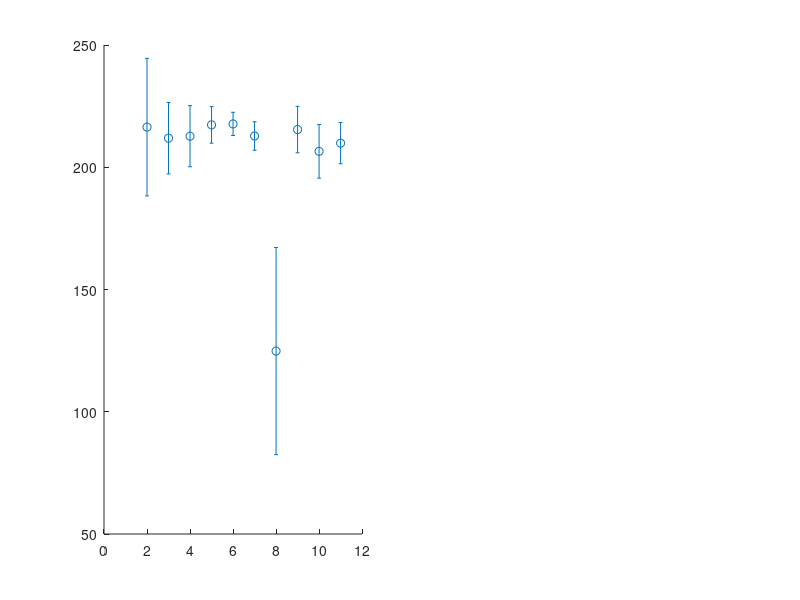

MATLAB code to generate this figure: (Note: this script raises an error after producing the figure.)
clear variables
clc


%% 5% salt leaching
iterations = 1:11;
predicted_t_cross = [216.4 211.9 212.70 217.33 217.73 212.79 124.82 215.41 206.51 209.86];
stdv = [28.12 14.60 12.50 7.48 4.75 5.83 42.36 9.50 10.96 8.42];
real_t_cross = [221.70 200.68 207.46 219.00 215.25 213.12 216.10 215.53 215.48 195.26 218.94];

EI = [8.76 2.18 1.73 1.29 0.54 0.16 0.15 1.44 0.42 0.30];

% Custom color list (RGB triplets)
color_list = [
    0.0 1.0 1.0      % cyan
    1.0 0.0 1.0      % magenta
    0.0 1.0 0.0      % lime
    1.0 0.65 0.0     % orange
    0.0 0.0 1.0      % blue
    0.65 0.16 0.16   % brown
    0.75 0.75 0.75   % silver
    1.0 0.84 0.0     % gold
    0.0 0.5 0.0      % green
    0.82 0.41 0.12   % chocolate
    0.85 0.44 0.84   % orchid
];


fig = figure(1);
figname = 'GP_predicted_vs_simulated'; 
subplot(1,2,1)


% Errorbar (uniform color)
errorbar(iterations(2:end), predicted_t_cross, stdv, ...
    'o', 'LineWidth', 2, 'Color', [0 0 0])   % black
hold on

% Plot real_t_cross with custom marker colors
for i = 1:length(iterations)
    c = color_list(mod(i-1, size(color_list,1)) + 1, :);
    plot(iterations(i), real_t_cross(i), 'x', ...
        'LineWidth', 2, 'Color', c, 'MarkerSize', 10);
end

% Axes and labels
xticks(0:12)
axis([0 12 80 260])
xlabel('Iteration')
ylabel('Time (days) releasing a therapeutic amount')

%% 7.5% salt leaching
iterations = 1:11;
predicted_t_cross = [153.15 159.68 161.30 165.30 173.00 106.50 162.09 174.17 166.52 169.51];
stdv = [17.86 11.60 11.86 15.24 4.55 32.68 22.43 16.53 9.57 8.38];
real_t_cross = [157.60 163.09 168.80 177.17 163.57 173.48 179.11 129.22 100.29 180.14 180.14];

EI = [5.12 3.11 1.90 1.90 0.45 0.18 2.89 4.42 0.42 0.41];




subplot(1,2,2)
% Errorbar (uniform color)
errorbar(iterations(2:end), predicted_t_cross, stdv, ...
    'o', 'LineWidth', 2, 'Color', [0 0 0])   % black
hold on

% Plot real_t_cross with custom marker colors
for i = 1:length(iterations)
    c = color_list(mod(i-1, size(color_list,1)) + 1, :);
    plot(iterations(i), real_t_cross(i), 'x', ...
        'LineWidth', 2, 'Color', c, 'MarkerSize', 10);
end

% Axes and labels
xticks(0:12)
axis([0 12 60 200])
xlabel('Iteration')
ylabel('Time (days) releasing a therapeutic amount')


%Overall legend
legend('GP Predicted','COMSOL LHS best','COMSOL GP design1', 'COMSOL GP design2', 'COMSOL GP design3', 'COMSOL GP design4', ...
    'COMSOL GP design5', 'COMSOL GP design6','COMSOL GP design7', 'COMSOL GP design8', 'COMSOL GP design9', 'COMSOL GP design10', ...
    'location','southwest','FontName','Arial','FontSize',8)
h = legend('Location','southoutside', 'Orientation', 'horizontal','NumColumns', 6);
p = [0.5 0.95 0.03 0.03]; %Format: [left bottom width height] in normalized units
set(h,'Position', p,'Units', 'normalized');      


widthInches = 13;
heightInches = 5;
run('ScriptForExportingImages.m')
